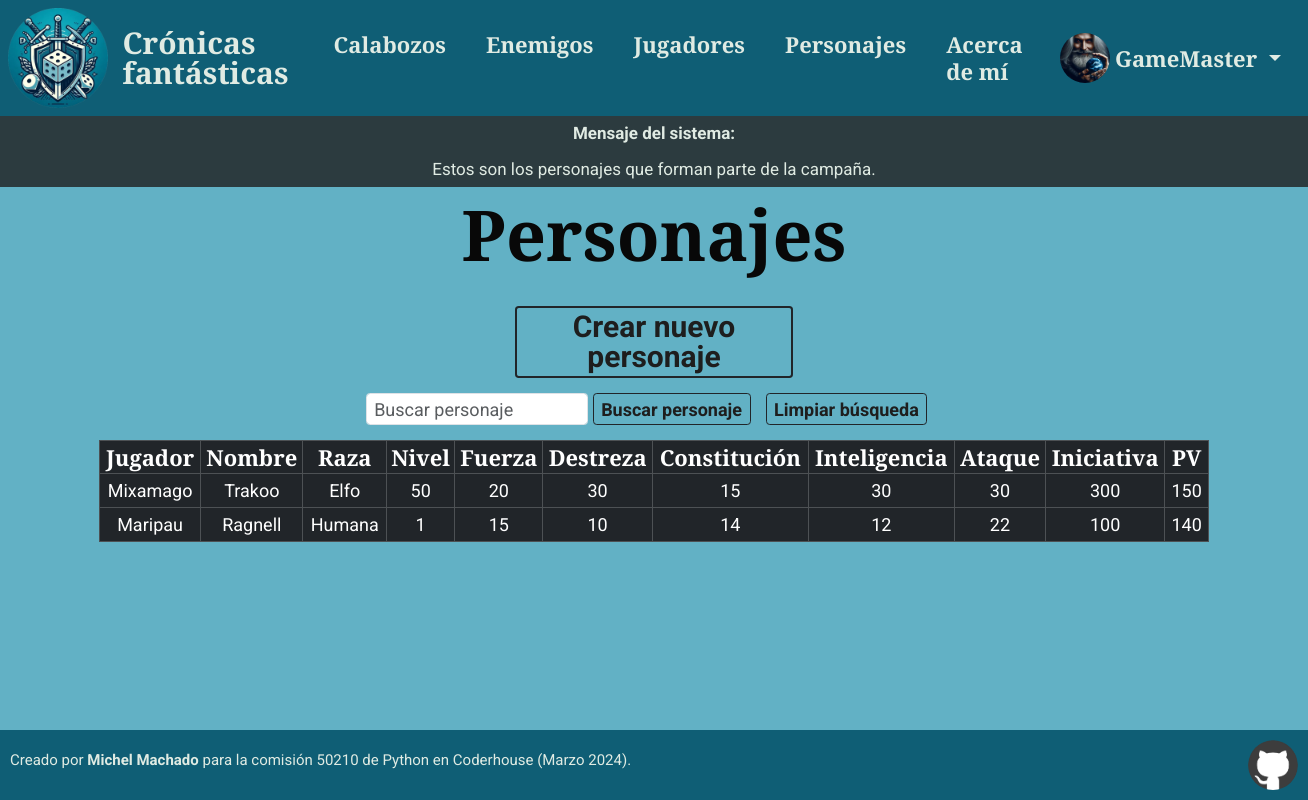
Screenshot of /personajes/ (signed in) with the database file from the repository.
### apps/cronicas/models.py (models this page shows, shortened)
class Avatar(models.Model):
    user = models.OneToOneField(User, on_delete=models.CASCADE)
    image = models.ImageField(upload_to='avatares', null=True, blank=True)

class Character(models.Model):
    name = models.CharField(max_length=50, unique=True)
    race = models.CharField(max_length=50)
    level = models.IntegerField(default=1, null=True, blank=True)
    strength = models.IntegerField()
    dexterity = models.IntegerField()
    constitution = models.IntegerField()
    intelligence = models.IntegerField()
    attack = models.IntegerField()
    initiative = models.IntegerField()
    hit_points = models.IntegerField()

class Player(models.Model):
    user = models.OneToOneField(User, on_delete=models.CASCADE)
    country = models.CharField(max_length=50)
    dungeon_master= models.BooleanField(default=False)
    character = models.OneToOneField(Character, on_delete=models.CASCADE, null=True, blank=True)

### Cronicas_fantasticas/views.py (the view)
# urls.py: path('personajes/', characters_list, name='Personajes'),
def characters_list(request):
        context = {'bottom':True}
        busqueda = request.GET.get('search', '')
        if busqueda:
                characters = Character.objects.filter(player__user__username__icontains=busqueda) | Character.objects.filter(name__icontains=busqueda) | Character.objects.filter(race__icontains=busqueda) | Character.objects.filter(level__icontains=busqueda) | Character.objects.filter(strength__icontains=busqueda) | Character.objects.filter(dexterity__icontains=busqueda) | Character.objects.filter(constitution__icontains=busqueda) | Character.objects.filter(intelligence__icontains=busqueda) | Character.objects.filter(attack__icontains=busqueda) | Character.objects.filter(initiative__icontains=busqueda) | Character.objects.filter(hit_points__icontains=busqueda)
                context['msg'] = 'Los personajes que usted está buscando son estos.'
        else:
                characters = Character.objects.all()
                context['msg'] = 'Estos son los personajes que forman parte de la campaña.'
        context['characters'] = characters
        return render(request, 'cronicas/characters.html', context)

### apps/cronicas/templates/cronicas/characters.html (shortened to what this page needs)
{% extends 'base/base.html' %}
{% block system_msg %}
{{msg|safe}}
{% endblock system_msg %}
{% block title %}
Personajes
{% endblock %}
{% block content %}
<div class="container d-flex flex flex-column justify-content-center align-items-center">
{% if request.user.is_authenticated %}
    {% if not request.user.player.character %}
        <a href="{% url 'CrearPersonaje' %}" class="w-25">
            <button type="button" class="btn btn-outline-dark my-4 txtXl border-2 create">Crear nuevo personaje</button>
        </a>
    {% else %}
        <a href="{% url 'BorrarPersonaje' %}" class="w-25">
            <button type="button" class="btn btn-outline-dark my-4 txtXl border-2 create">Eliminar personaje</button>
        </a>
    {% endif %}
{% endif %}
    <form class="d-flex" role="search" method="GET" action="{% url 'Personajes' %}">
        <input name="search" class="form-control me-2 txtMd" type="search" placeholder="Buscar personaje" aria-label="Search">
        <button class="btn btn-outline-success txtMd create btn-outline-dark text-nowrap" type="submit">Buscar personaje</button>
        <button class="btn btn-outline-success txtMd create btn-outline-dark text-nowrap mx-4" type="submit" name="search" value="">Limpiar búsqueda</button>
    </form>
    <table class="txtMd table table-dark table-hover table-bordered my-4">
        <tr>
            <th class="p-1 txtLg title text-center">Jugador</th>
            <th class="p-1 txtLg title text-center">Nombre</th>
            <th class="p-1 txtLg title text-center">Raza</th>
            <th class="p-1 txtLg title text-center">Nivel</th>
            <th class="p-1 txtLg title text-center">Fuerza</th>
            <th class="p-1 txtLg title text-center">Destreza</th>
            <th class="p-1 txtLg title text-center">Constitución</th>
            <th class="p-1 txtLg title text-center">Inteligencia</th>
            <th class="p-1 txtLg title text-center">Ataque</th>
            <th class="p-1 txtLg title text-center">Iniciativa</th>
            <th class="p-1 txtLg title text-center">PV</th>
        </tr>
        {% for character in characters %}
        <tr>
            <td class="text-center">{{character.player.user.username}}</td>
            <td class="text-center">{{character.name}}</td>
            <td class="text-center">{{character.race}}</td>
            <td class="text-center">{{character.level}}</td>
            <td class="text-center">{{character.strength}}</td>
            <td class="text-center">{{character.dexterity}}</td>
            <td class="text-center">{{character.constitution}}</td>
            <td class="text-center">{{character.intelligence}}</td>
            <td class="text-center">{{character.attack}}</td>
            <td class="text-center">{{character.initiative}}</td>
            <td class="text-center">{{character.hit_points}}</td>
        </tr>
        {% endfor %}
    </table>
</div>
{% endblock %}

### templates/base/base.html (shortened to what this page needs)
{% load static %}
<!DOCTYPE html>
<html lang="es">
<head>
    <link href="https://cdn.jsdelivr.net/npm/bootstrap@5.3.3/dist/css/bootstrap.min.css" rel="stylesheet">
    <link rel="stylesheet" type="text/css" href="{% static 'css/main.css' %}?v=37">
</head>
<body>
    <nav class="navbar navbar-expand-lg" id="header">
        <div class="container-fluid d-flex align-items-center justify-content-between">
            <a class="navbar-brand d-flex align-items-center" href="{% url 'Inicio' %}">
                <img src="{% static 'img/logo.webp' %}" alt="Logo" width="100" height="100" class="d-inline-block align-text-top">
                <div class="txtWhite txtBold txtXl d-flex flex-column mx-4">
                    <span class="title">
                        Crónicas
                    </span>
                    <span class="title">
                        fantásticas
                    </span>
                </div>
            </a>
            <div class="collapse navbar-collapse justify-content-center" id="navbarSupportedContent">
                <ul class="navbar-nav me-auto mb-2 mb-lg-0 txtLg txtBold">
                    <li class="nav-item mx-4">
                        <a class="nav-link txtWhite title" aria-current="page" href="{% url 'Calabozos' %}">Calabozos</a>
                    </li>
                    <li class="nav-item mx-4">
                        <a class="nav-link txtWhite title" aria-current="page" href="{% url 'Enemigos' %}">Enemigos</a>
                    </li>
                    <li class="nav-item mx-4">
                        <a class="nav-link txtWhite title" aria-current="page" href="{% url 'Jugadores' %}">Jugadores</a>
                    </li>
                    <li class="nav-item mx-4">
                        <a class="nav-link txtWhite title" aria-current="page" href="{% url 'Personajes' %}">Personajes</a>
                    </li>
                    <li class="nav-item mx-4">
                        <a class="nav-link txtWhite title" aria-current="page" href="{% url 'Acerca' %}">Acerca de mí</a>
                    </li>
                </ul>
                <ul class="navbar-nav mb-2 mb-lg-0 txtLg txtBold d-flex">
                    {% if request.user.is_authenticated %}
                    <li class="nav-item dropdown mx-4 d-flex align-items-center">
                            {% with user.avatar as avatar %}
                            {% if avatar %}
                            <img src="{{avatar.image.url}}" alt="No existe" id="avatarSm" class="rounded-circle">
                            {% else %}
                            <img src="{% static 'img/default_avatar.webp' %}" alt="No existe" id="avatarSm" class="rounded-circle">
                            {% endif %}
                            {% endwith %}
                        <a class="nav-link dropdown-toggle txtWhite title" href="#" role="button" data-bs-toggle="dropdown" aria-expanded="false">
                            {{user.username}}
                        </a>
                    </li>
                    {% endif %}
                </ul>
            </div>
        </div>
    </nav>
    <main>
        <div id="msgsystem" class="d-flex flex-column align-items-center p-2 gap-3">
            <div class="fw-bold">Mensaje del sistema:</div>
                {% block system_msg %}
                {% endblock system_msg %}
        </div>
        <div class="container text-center">
            <h1 class="mt-2 mb-4">
                {% block title %}
                {% endblock %}
            </h1>
            <div>
                {% block content %}
                {% endblock %}
            </div>
        </div>
    </main>
    {% if bottom %}
    <footer id="footer" class="footer mt-5 txtWhite p-3 container-fluid d-flex justify-content-between align-items-center fixed-bottom ">
        <p class="txtSm">Creado por <span class="fw-bold">Michel Machado</span> para la comisión 50210 de Python en Coderhouse (Marzo 2024).</p>
        <a href="https://github.com/Mixamago/Machado-Michel-50210.git" target="_blank"><img src="{% static 'img/github.webp' %}" alt="No existe" id="avatarSm" class="rounded-circle"></a>
    </footer>
    {% endif %}
</body>
</html>

### static/css/main.css (style rules this page uses)
* { padding: 0px; margin: 0px; box-sizing: border-box; font-family: "Roboto", sans-serif; }
html { font-size: 62.5%; }
body { background-color: #62B1C5; }
#header { background-color: #0F5E75; }
#footer { background-color: #0F5E75; }
#msgsystem { background-color: rgb(30, 30, 30, 0.8); width: 100%; color: #E0EBE3; font-size: 1.7rem; }
#avatarSm { width: 50px; height: 50px; }
h1 { font-size: 7rem; text-align: center; font-family: "Playfair Display", serif; color: #080808; font-weight: 700; }
.txtSm { font-size: 1.5rem; line-height: 2rem; }
.txtMd { font-size: 1.8rem; line-height: 2.3rem; }
.txtLg { font-size: 2.2rem; line-height: 2.7rem; }
.txtXl { font-size: 3rem; line-height: 3rem; }
.txtBold { font-weight: 700; }
.txtWhite { color: #E0EBE3; }
.title { font-family: "Playfair Display", serif; }
.nav-link.txtWhite { color: #E0EBE3; }
.create { color: rgb(30, 30, 30); font-weight: 700; }

### rows the page displays
Avatar: image (picture)
Character: player.user.username "Mixamago", name "Trakoo", race "Elfo", level "50", strength "20", dexterity "30", constitution "15", intelligence "30", attack "30", initiative "300", hit_points "150"
Character: player.user.username "Maripau", name "Ragnell", race "Humana", level "1", strength "15", dexterity "10", constitution "14", intelligence "12", attack "22", initiative "100", hit_points "140"

### other values shown
{{ user.username }} "GameMaster"
{{ msg|safe }} "Estos son los personajes que forman parte de la campaña."
